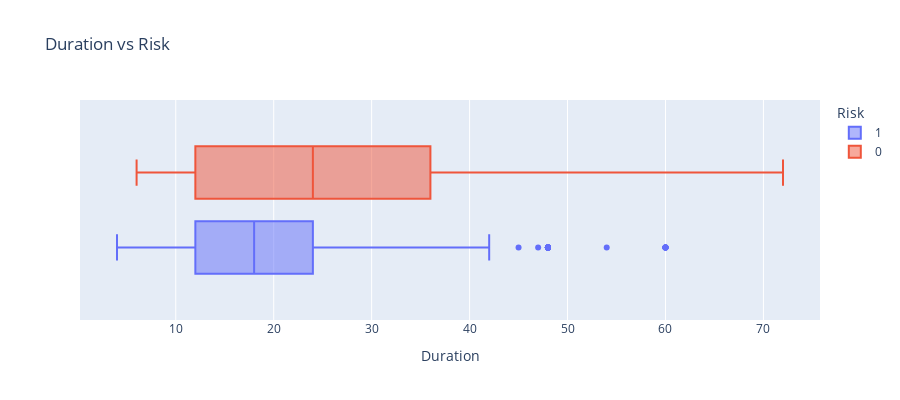
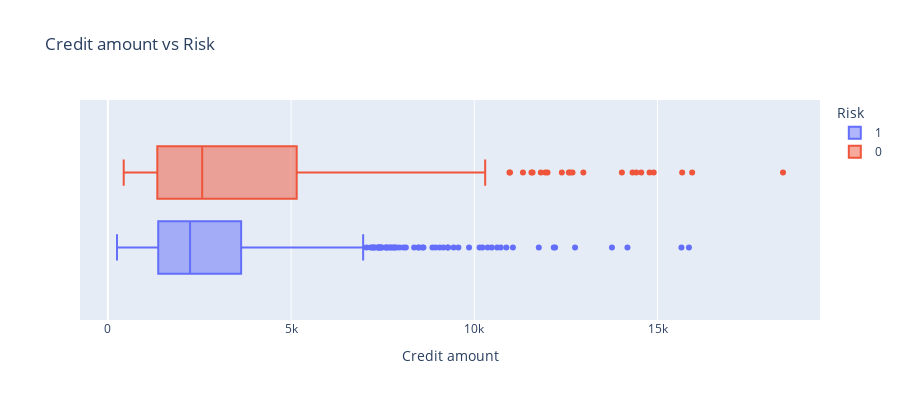
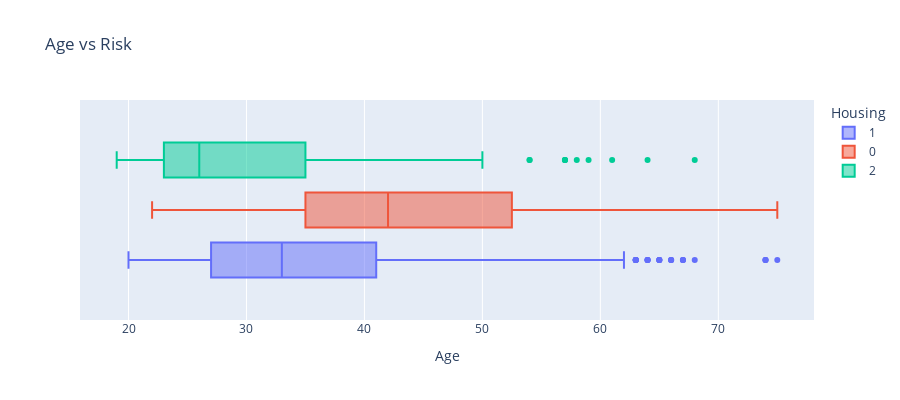

Notebook cell for these charts, in order:
### Code cell
px.box(gc_df,x='Duration', color='Risk', title='Duration vs Risk', height=400).show()
px.box(gc_df,x='Credit amount', color='Risk', title='Credit amount vs Risk', height=400).show()
px.box(gc_df,x='Age', color='Housing', title='Age vs Risk', height=400).show()

### Figure 1 — Plotly figure (JSON) as saved in the notebook; plotly's stock layout.template omitted (floating-point values rounded to 4 significant figures; data arrays with more than 128 entries replaced by an {"elided": "..."} marker saying what was removed)
{"data": [{"alignmentgroup": "True", "hovertemplate": "Risk=1<br>Duration=%{x}<extra></extra>", "legendgroup": "1", "marker": {"color": "#636efa"}, "name": "1", "notched": false, "offsetgroup": "1", "orientation": "h", "showlegend": true, "type": "box", "x": {"elided": "700 int values"}, "x0": " ", "xaxis": "x", "y0": " ", "yaxis": "y"}, {"alignmentgroup": "True", "hovertemplate": "Risk=0<br>Duration=%{x}<extra></extra>", "legendgroup": "0", "marker": {"color": "#EF553B"}, "name": "0", "notched": false, "offsetgroup": "0", "orientation": "h", "showlegend": true, "type": "box", "x": {"elided": "300 int values"}, "x0": " ", "xaxis": "x", "y0": " ", "yaxis": "y"}], "layout": {"boxmode": "group", "height": 400, "legend": {"title": {"text": "Risk"}, "tracegroupgap": 0}, "title": {"text": "Duration vs Risk"}, "xaxis": {"anchor": "y", "domain": [0, 1], "title": {"text": "Duration"}}, "yaxis": {"anchor": "x", "domain": [0, 1]}}}

### Figure 2 — Plotly figure (JSON) as saved in the notebook; plotly's stock layout.template omitted (floating-point values rounded to 4 significant figures; data arrays with more than 128 entries replaced by an {"elided": "..."} marker saying what was removed)
{"data": [{"alignmentgroup": "True", "hovertemplate": "Risk=1<br>Credit amount=%{x}<extra></extra>", "legendgroup": "1", "marker": {"color": "#636efa"}, "name": "1", "notched": false, "offsetgroup": "1", "orientation": "h", "showlegend": true, "type": "box", "x": {"elided": "700 int values"}, "x0": " ", "xaxis": "x", "y0": " ", "yaxis": "y"}, {"alignmentgroup": "True", "hovertemplate": "Risk=0<br>Credit amount=%{x}<extra></extra>", "legendgroup": "0", "marker": {"color": "#EF553B"}, "name": "0", "notched": false, "offsetgroup": "0", "orientation": "h", "showlegend": true, "type": "box", "x": {"elided": "300 int values"}, "x0": " ", "xaxis": "x", "y0": " ", "yaxis": "y"}], "layout": {"boxmode": "group", "height": 400, "legend": {"title": {"text": "Risk"}, "tracegroupgap": 0}, "title": {"text": "Credit amount vs Risk"}, "xaxis": {"anchor": "y", "domain": [0, 1], "title": {"text": "Credit amount"}}, "yaxis": {"anchor": "x", "domain": [0, 1]}}}

### Figure 3 — Plotly figure (JSON) as saved in the notebook; plotly's stock layout.template omitted (floating-point values rounded to 4 significant figures; data arrays with more than 128 entries replaced by an {"elided": "..."} marker saying what was removed)
{"data": [{"alignmentgroup": "True", "hovertemplate": "Housing=1<br>Age=%{x}<extra></extra>", "legendgroup": "1", "marker": {"color": "#636efa"}, "name": "1", "notched": false, "offsetgroup": "1", "orientation": "h", "showlegend": true, "type": "box", "x": {"elided": "713 int values"}, "x0": " ", "xaxis": "x", "y0": " ", "yaxis": "y"}, {"alignmentgroup": "True", "hovertemplate": "Housing=0<br>Age=%{x}<extra></extra>", "legendgroup": "0", "marker": {"color": "#EF553B"}, "name": "0", "notched": false, "offsetgroup": "0", "orientation": "h", "showlegend": true, "type": "box", "x": [45, 53, 35, 44, 31, 58, 57, 61, 37, 51, 66, 47, 63, 47, 42, 70, 74, 68, 34, 36, 38, 53, 22, 51, 24, 29, 36, 57, 36, 31, 44, 56, 44, 40, 34, 75, 24, 32, 46, 61, 63, 60, 36, 57, 38, 39, 55, 55, 36, 35, 62, 42, 42, 32, 36, 44, 53, 42, 60, 43, 35, 49, 37, 52, 32, 34, 50, 45, 48, 27, 65, 38, 50, 22, 37, 47, 34, 30, 46, 47, 35, 35, 32, 55, 39, 30, 66, 50, 51, 51, 54, 55, 46, 47, 38, 35, 32, 28, 36, 27, 48, 42, 39, 42, 30, 30, 29, 23], "x0": " ", "xaxis": "x", "y0": " ", "yaxis": "y"}, {"alignmentgroup": "True", "hovertemplate": "Housing=2<br>Age=%{x}<extra></extra>", "legendgroup": "2", "marker": {"color": "#00cc96"}, "name": "2", "notched": false, "offsetgroup": "2", "orientation": "h", "showlegend": true, "type": "box", "x": {"elided": "179 int values"}, "x0": " ", "xaxis": "x", "y0": " ", "yaxis": "y"}], "layout": {"boxmode": "group", "height": 400, "legend": {"title": {"text": "Housing"}, "tracegroupgap": 0}, "title": {"text": "Age vs Risk"}, "xaxis": {"anchor": "y", "domain": [0, 1], "title": {"text": "Age"}}, "yaxis": {"anchor": "x", "domain": [0, 1]}}}
